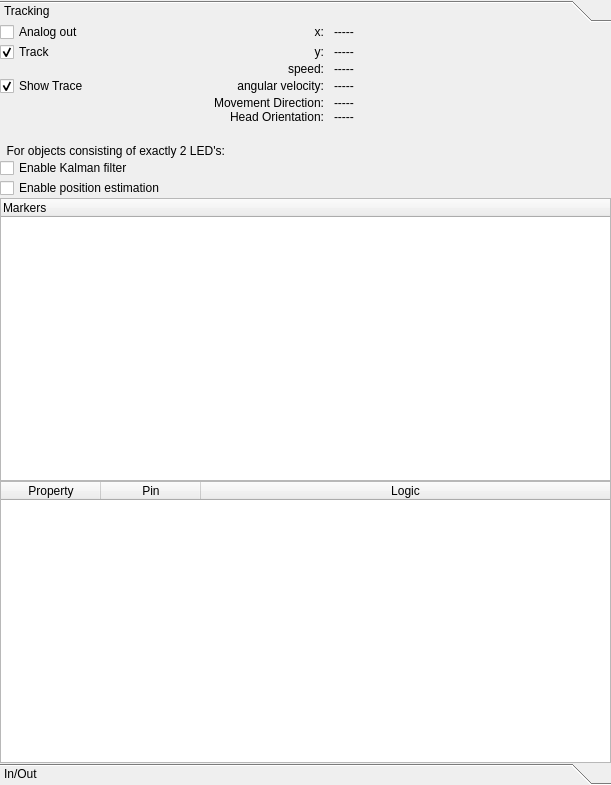
<?xml version="1.0" encoding="UTF-8"?>
<ui version="4.0">
 <class>tab_objects</class>
 <widget class="QWidget" name="tab_objects">
  <property name="geometry">
   <rect>
    <x>0</x>
    <y>0</y>
    <width>611</width>
    <height>785</height>
   </rect>
  </property>
  <property name="windowTitle">
   <string>Form</string>
  </property>
  <layout class="QGridLayout" name="gridLayout">
   <property name="leftMargin">
    <number>0</number>
   </property>
   <property name="topMargin">
    <number>0</number>
   </property>
   <property name="rightMargin">
    <number>0</number>
   </property>
   <property name="bottomMargin">
    <number>0</number>
   </property>
   <property name="spacing">
    <number>0</number>
   </property>
   <item row="0" column="0">
    <layout class="QGridLayout" name="gridLayout_2">
     <property name="spacing">
      <number>1</number>
     </property>
     <item row="1" column="0">
      <widget class="QToolBox" name="toolBox">
       <property name="frameShape">
        <enum>QFrame::NoFrame</enum>
       </property>
       <property name="frameShadow">
        <enum>QFrame::Plain</enum>
       </property>
       <property name="lineWidth">
        <number>0</number>
       </property>
       <property name="currentIndex">
        <number>0</number>
       </property>
       <property name="tabSpacing">
        <number>0</number>
       </property>
       <widget class="QWidget" name="page_objects_tracking">
        <property name="geometry">
         <rect>
          <x>0</x>
          <y>0</y>
          <width>609</width>
          <height>741</height>
         </rect>
        </property>
        <attribute name="label">
         <string>Tracking</string>
        </attribute>
        <layout class="QGridLayout" name="gridLayout_6">
         <property name="leftMargin">
          <number>0</number>
         </property>
         <property name="topMargin">
          <number>0</number>
         </property>
         <property name="rightMargin">
          <number>0</number>
         </property>
         <property name="bottomMargin">
          <number>0</number>
         </property>
         <property name="spacing">
          <number>0</number>
         </property>
         <item row="0" column="0">
          <layout class="QGridLayout" name="gridLayout_5">
           <property name="topMargin">
            <number>0</number>
           </property>
           <property name="spacing">
            <number>0</number>
           </property>
           <item row="2" column="2">
            <widget class="QLabel" name="lbl_y">
             <property name="sizePolicy">
              <sizepolicy hsizetype="Fixed" vsizetype="Preferred">
               <horstretch>0</horstretch>
               <verstretch>0</verstretch>
              </sizepolicy>
             </property>
             <property name="minimumSize">
              <size>
               <width>32</width>
               <height>0</height>
              </size>
             </property>
             <property name="maximumSize">
              <size>
               <width>100</width>
               <height>16777215</height>
              </size>
             </property>
             <property name="text">
              <string>-----</string>
             </property>
             <property name="alignment">
              <set>Qt::AlignLeading|Qt::AlignLeft|Qt::AlignVCenter</set>
             </property>
            </widget>
           </item>
           <item row="8" column="2">
            <widget class="QLabel" name="lbl_head_orientation">
             <property name="sizePolicy">
              <sizepolicy hsizetype="Fixed" vsizetype="Preferred">
               <horstretch>0</horstretch>
               <verstretch>0</verstretch>
              </sizepolicy>
             </property>
             <property name="maximumSize">
              <size>
               <width>100</width>
               <height>16777215</height>
              </size>
             </property>
             <property name="text">
              <string>-----</string>
             </property>
             <property name="alignment">
              <set>Qt::AlignLeading|Qt::AlignLeft|Qt::AlignVCenter</set>
             </property>
            </widget>
           </item>
           <item row="7" column="2">
            <widget class="QLabel" name="lbl_movement_dir">
             <property name="sizePolicy">
              <sizepolicy hsizetype="Fixed" vsizetype="Preferred">
               <horstretch>0</horstretch>
               <verstretch>0</verstretch>
              </sizepolicy>
             </property>
             <property name="maximumSize">
              <size>
               <width>100</width>
               <height>16777215</height>
              </size>
             </property>
             <property name="text">
              <string>-----</string>
             </property>
             <property name="alignment">
              <set>Qt::AlignLeading|Qt::AlignLeft|Qt::AlignVCenter</set>
             </property>
            </widget>
           </item>
           <item row="3" column="2">
            <widget class="QLabel" name="lbl_speed">
             <property name="sizePolicy">
              <sizepolicy hsizetype="Fixed" vsizetype="Preferred">
               <horstretch>0</horstretch>
               <verstretch>0</verstretch>
              </sizepolicy>
             </property>
             <property name="maximumSize">
              <size>
               <width>100</width>
               <height>16777215</height>
              </size>
             </property>
             <property name="text">
              <string>-----</string>
             </property>
             <property name="alignment">
              <set>Qt::AlignLeading|Qt::AlignLeft|Qt::AlignVCenter</set>
             </property>
            </widget>
           </item>
           <item row="1" column="2">
            <widget class="QLabel" name="lbl_x">
             <property name="sizePolicy">
              <sizepolicy hsizetype="Fixed" vsizetype="Preferred">
               <horstretch>0</horstretch>
               <verstretch>0</verstretch>
              </sizepolicy>
             </property>
             <property name="minimumSize">
              <size>
               <width>32</width>
               <height>0</height>
              </size>
             </property>
             <property name="maximumSize">
              <size>
               <width>100</width>
               <height>16777215</height>
              </size>
             </property>
             <property name="text">
              <string>-----</string>
             </property>
             <property name="alignment">
              <set>Qt::AlignLeading|Qt::AlignLeft|Qt::AlignVCenter</set>
             </property>
            </widget>
           </item>
           <item row="5" column="2">
            <widget class="QLabel" name="lbl_angularv">
             <property name="sizePolicy">
              <sizepolicy hsizetype="Fixed" vsizetype="Preferred">
               <horstretch>0</horstretch>
               <verstretch>0</verstretch>
              </sizepolicy>
             </property>
             <property name="maximumSize">
              <size>
               <width>100</width>
               <height>16777215</height>
              </size>
             </property>
             <property name="text">
              <string>-----</string>
             </property>
             <property name="alignment">
              <set>Qt::AlignLeading|Qt::AlignLeft|Qt::AlignVCenter</set>
             </property>
            </widget>
           </item>
           <item row="2" column="1">
            <widget class="QLabel" name="lbl_y_lbl">
             <property name="sizePolicy">
              <sizepolicy hsizetype="MinimumExpanding" vsizetype="Preferred">
               <horstretch>0</horstretch>
               <verstretch>0</verstretch>
              </sizepolicy>
             </property>
             <property name="text">
              <string>y:   </string>
             </property>
             <property name="alignment">
              <set>Qt::AlignRight|Qt::AlignTrailing|Qt::AlignVCenter</set>
             </property>
            </widget>
           </item>
           <item row="3" column="1">
            <widget class="QLabel" name="lbl_speed_lbl">
             <property name="sizePolicy">
              <sizepolicy hsizetype="MinimumExpanding" vsizetype="Preferred">
               <horstretch>0</horstretch>
               <verstretch>0</verstretch>
              </sizepolicy>
             </property>
             <property name="text">
              <string>speed:   </string>
             </property>
             <property name="alignment">
              <set>Qt::AlignRight|Qt::AlignTrailing|Qt::AlignVCenter</set>
             </property>
            </widget>
           </item>
           <item row="1" column="1">
            <widget class="QLabel" name="lbl_xlbl">
             <property name="sizePolicy">
              <sizepolicy hsizetype="MinimumExpanding" vsizetype="Preferred">
               <horstretch>0</horstretch>
               <verstretch>0</verstretch>
              </sizepolicy>
             </property>
             <property name="text">
              <string>x:   </string>
             </property>
             <property name="alignment">
              <set>Qt::AlignRight|Qt::AlignTrailing|Qt::AlignVCenter</set>
             </property>
            </widget>
           </item>
           <item row="1" column="0">
            <widget class="QCheckBox" name="ckb_analog_pos">
             <property name="text">
              <string>Analog out</string>
             </property>
            </widget>
           </item>
           <item row="9" column="0" colspan="4">
            <layout class="QGridLayout" name="gridLayout_10">
             <property name="spacing">
              <number>0</number>
             </property>
             <item row="4" column="0" colspan="2">
              <widget class="QTreeWidget" name="tree_link_markers">
               <property name="sizePolicy">
                <sizepolicy hsizetype="Expanding" vsizetype="Expanding">
                 <horstretch>0</horstretch>
                 <verstretch>0</verstretch>
                </sizepolicy>
               </property>
               <property name="showDropIndicator" stdset="0">
                <bool>false</bool>
               </property>
               <property name="alternatingRowColors">
                <bool>true</bool>
               </property>
               <property name="indentation">
                <number>0</number>
               </property>
               <attribute name="headerShowSortIndicator" stdset="0">
                <bool>false</bool>
               </attribute>
               <column>
                <property name="text">
                 <string>Markers</string>
                </property>
               </column>
              </widget>
             </item>
             <item row="5" column="0" colspan="2">
              <widget class="QTableWidget" name="table_slots">
               <property name="horizontalScrollBarPolicy">
                <enum>Qt::ScrollBarAsNeeded</enum>
               </property>
               <property name="alternatingRowColors">
                <bool>true</bool>
               </property>
               <property name="selectionMode">
                <enum>QAbstractItemView::NoSelection</enum>
               </property>
               <property name="selectionBehavior">
                <enum>QAbstractItemView::SelectRows</enum>
               </property>
               <property name="showGrid">
                <bool>true</bool>
               </property>
               <attribute name="horizontalHeaderMinimumSectionSize">
                <number>5</number>
               </attribute>
               <attribute name="horizontalHeaderStretchLastSection">
                <bool>true</bool>
               </attribute>
               <attribute name="verticalHeaderVisible">
                <bool>false</bool>
               </attribute>
               <attribute name="verticalHeaderDefaultSectionSize">
                <number>10</number>
               </attribute>
               <column>
                <property name="text">
                 <string>Property</string>
                </property>
               </column>
               <column>
                <property name="text">
                 <string>Pin</string>
                </property>
               </column>
               <column>
                <property name="text">
                 <string>Logic</string>
                </property>
               </column>
              </widget>
             </item>
             <item row="1" column="0" colspan="2">
              <layout class="QGridLayout" name="gridLayout_4">
               <item row="2" column="1">
                <widget class="QCheckBox" name="ckb_FilterEnable">
                 <property name="text">
                  <string>Enable Kalman filter</string>
                 </property>
                </widget>
               </item>
               <item row="3" column="1">
                <widget class="QCheckBox" name="ckb_PosEst">
                 <property name="text">
                  <string>Enable position estimation</string>
                 </property>
                </widget>
               </item>
               <item row="1" column="1">
                <widget class="QLabel" name="label">
                 <property name="text">
                  <string>  For objects consisting of exactly 2 LED's:</string>
                 </property>
                </widget>
               </item>
              </layout>
             </item>
             <item row="0" column="0">
              <spacer name="verticalSpacer">
               <property name="orientation">
                <enum>Qt::Vertical</enum>
               </property>
               <property name="sizeType">
                <enum>QSizePolicy::Fixed</enum>
               </property>
               <property name="sizeHint" stdset="0">
                <size>
                 <width>20</width>
                 <height>20</height>
                </size>
               </property>
              </spacer>
             </item>
            </layout>
           </item>
           <item row="5" column="0">
            <widget class="QCheckBox" name="ckb_trace">
             <property name="text">
              <string>Show Trace</string>
             </property>
             <property name="checked">
              <bool>true</bool>
             </property>
            </widget>
           </item>
           <item row="4" column="1" rowspan="2">
            <widget class="QLabel" name="lbl_angularv_lbl">
             <property name="sizePolicy">
              <sizepolicy hsizetype="MinimumExpanding" vsizetype="MinimumExpanding">
               <horstretch>0</horstretch>
               <verstretch>0</verstretch>
              </sizepolicy>
             </property>
             <property name="text">
              <string>angular velocity:   </string>
             </property>
             <property name="alignment">
              <set>Qt::AlignRight|Qt::AlignTrailing|Qt::AlignVCenter</set>
             </property>
            </widget>
           </item>
           <item row="8" column="1">
            <widget class="QLabel" name="lbl_head_orientation_lbl">
             <property name="sizePolicy">
              <sizepolicy hsizetype="MinimumExpanding" vsizetype="Preferred">
               <horstretch>0</horstretch>
               <verstretch>0</verstretch>
              </sizepolicy>
             </property>
             <property name="text">
              <string>Head Orientation:   </string>
             </property>
             <property name="alignment">
              <set>Qt::AlignRight|Qt::AlignTrailing|Qt::AlignVCenter</set>
             </property>
            </widget>
           </item>
           <item row="7" column="1">
            <widget class="QLabel" name="lbl_movement_dir_lbl">
             <property name="sizePolicy">
              <sizepolicy hsizetype="MinimumExpanding" vsizetype="Preferred">
               <horstretch>0</horstretch>
               <verstretch>0</verstretch>
              </sizepolicy>
             </property>
             <property name="text">
              <string>Movement Direction:   </string>
             </property>
             <property name="alignment">
              <set>Qt::AlignRight|Qt::AlignTrailing|Qt::AlignVCenter</set>
             </property>
            </widget>
           </item>
           <item row="2" column="0">
            <widget class="QCheckBox" name="ckb_track">
             <property name="text">
              <string>Track</string>
             </property>
             <property name="checked">
              <bool>true</bool>
             </property>
            </widget>
           </item>
           <item row="1" column="3" rowspan="8">
            <spacer name="horizontalSpacer">
             <property name="orientation">
              <enum>Qt::Horizontal</enum>
             </property>
             <property name="sizeHint" stdset="0">
              <size>
               <width>40</width>
               <height>20</height>
              </size>
             </property>
            </spacer>
           </item>
          </layout>
         </item>
        </layout>
       </widget>
       <widget class="QWidget" name="page_objects_IO">
        <property name="geometry">
         <rect>
          <x>0</x>
          <y>0</y>
          <width>609</width>
          <height>741</height>
         </rect>
        </property>
        <attribute name="label">
         <string>In/Out</string>
        </attribute>
        <layout class="QGridLayout" name="gridLayout_7">
         <property name="leftMargin">
          <number>0</number>
         </property>
         <property name="topMargin">
          <number>0</number>
         </property>
         <property name="rightMargin">
          <number>0</number>
         </property>
         <property name="bottomMargin">
          <number>0</number>
         </property>
         <property name="spacing">
          <number>0</number>
         </property>
         <item row="0" column="2">
          <layout class="QGridLayout" name="gridLayout_3">
           <item row="1" column="1">
            <widget class="QPushButton" name="pushButton_8">
             <property name="enabled">
              <bool>false</bool>
             </property>
             <property name="text">
              <string>Save</string>
             </property>
            </widget>
           </item>
           <item row="2" column="1">
            <widget class="QPushButton" name="pushButton_5">
             <property name="enabled">
              <bool>false</bool>
             </property>
             <property name="text">
              <string>Delete</string>
             </property>
            </widget>
           </item>
           <item row="2" column="0">
            <widget class="QPushButton" name="pushButton_4">
             <property name="enabled">
              <bool>false</bool>
             </property>
             <property name="text">
              <string>Clone</string>
             </property>
            </widget>
           </item>
           <item row="1" column="0">
            <widget class="QPushButton" name="pushButton_9">
             <property name="enabled">
              <bool>false</bool>
             </property>
             <property name="text">
              <string>Open</string>
             </property>
            </widget>
           </item>
           <item row="0" column="0" colspan="2">
            <widget class="QComboBox" name="combo_label">
             <property name="enabled">
              <bool>false</bool>
             </property>
             <property name="editable">
              <bool>true</bool>
             </property>
            </widget>
           </item>
           <item row="3" column="0" rowspan="2" colspan="2">
            <spacer name="verticalSpacer_3">
             <property name="orientation">
              <enum>Qt::Vertical</enum>
             </property>
             <property name="sizeHint" stdset="0">
              <size>
               <width>20</width>
               <height>40</height>
              </size>
             </property>
            </spacer>
           </item>
          </layout>
         </item>
        </layout>
       </widget>
      </widget>
     </item>
    </layout>
   </item>
  </layout>
 </widget>
 <resources/>
 <connections/>
</ui>
